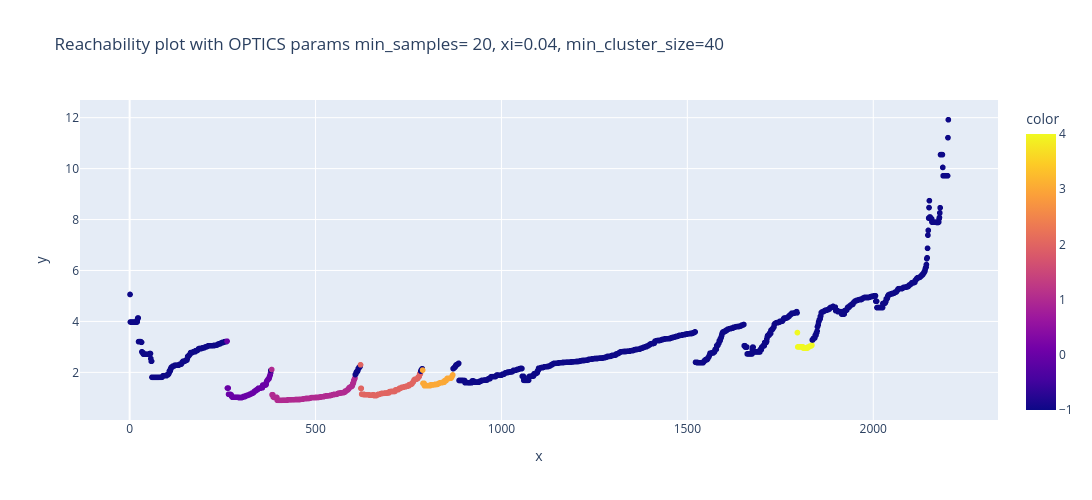

Here is the notebook cell this chart was saved with:
### Markdown cell above
<div class="alert alert-block alert-info">

The follwing plot visualizes the reachability distances computed by the OPTICS (Ordering Points To Identify the Clustering Structure) algorithm. Here's an explanation of the plot:

- **X-axis**: Represents the ordered data points after applying the OPTICS algorithm. Each point on the x-axis corresponds to a data point in the dataset.
- **Y-axis (Reachability Distance)**: Indicates the reachability distance of each data point, which represents the distance to its nearest neighbor that has a higher reachability distance. Lower values indicate points that are more densely clustered, while higher values suggest points that are more isolated or on the outskirts of clusters.
- **Color**: The color represents the assigned cluster labels. Points with the same color belong to the same cluster, while points with no assigned cluster label (denoted as -1) are considered outliers or noise.

This visualization allows us to:
- Identify clusters: Clusters are typically characterized by regions where the reachability distance remains relatively low, indicating dense regions of data points. Those clusters appear like valleys in the plot.
- Detect outliers: Outliers are points with high reachability distances, indicating their isolation from dense clusters.

The plot provides insights into the clustering structure of the dataset and helps in understanding the distribution of data points based on their reachability distances. For the OPTICS algorithm we will use the radius of 6 and the minimal number of points of 20. The xi was tweaked to 0.05 to get am appropriate clustering. The min_cluster_size was set to 40 in order have statistical significance for the clusters.

</div>

### Code cell
# optics
optics = OPTICS(min_samples=20, xi=0.05, min_cluster_size=40, metric='euclidean')
optics.fit(data_scaled)

reachability = optics.reachability_[optics.ordering_]
classes = optics.labels_[optics.ordering_]

# same plot with plotly express
fig = px.scatter(x=range(len(reachability)), y=reachability, color=classes, title=f'Reachability plot with OPTICS params min_samples= 20, xi=0.04, min_cluster_size=40')
fig.update_layout(height=height, width=width)
# show
fig.show()

### Figure 1 — Plotly figure (JSON) as saved in the notebook; plotly's stock layout.template omitted (floating-point values rounded to 4 significant figures; data arrays with more than 128 entries replaced by an {"elided": "..."} marker saying what was removed)
{"data": [{"hovertemplate": "x=%{x}<br>y=%{y}<br>color=%{marker.color}<extra></extra>", "legendgroup": "", "marker": {"color": {"elided": "2203 int values"}, "coloraxis": "coloraxis", "symbol": "circle"}, "mode": "markers", "name": "", "showlegend": false, "type": "scattergl", "x": {"elided": "2203 int values"}, "xaxis": "x", "y": {"elided": "2203 float values"}, "yaxis": "y"}], "layout": {"coloraxis": {"colorbar": {"title": {"text": "color"}}, "colorscale": [[0, "#0d0887"], [0.1111, "#46039f"], [0.2222, "#7201a8"], [0.3333, "#9c179e"], [0.4444, "#bd3786"], [0.5556, "#d8576b"], [0.6667, "#ed7953"], [0.7778, "#fb9f3a"], [0.8889, "#fdca26"], [1, "#f0f921"]]}, "height": 500, "legend": {"tracegroupgap": 0}, "title": {"text": "Reachability plot with OPTICS params min_samples= 20, xi=0.04, min_cluster_size=40"}, "width": 1500, "xaxis": {"anchor": "y", "domain": [0, 1], "title": {"text": "x"}}, "yaxis": {"anchor": "x", "domain": [0, 1], "title": {"text": "y"}}}}
